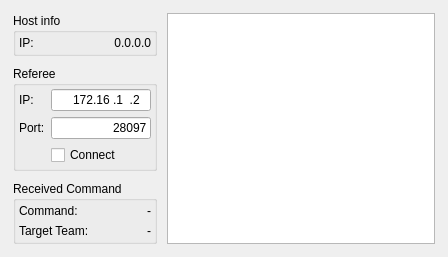
<?xml version="1.0" encoding="UTF-8"?>
<ui version="4.0">
 <class>RefereeBoxClient</class>
 <widget class="QWidget" name="RefereeBoxClient">
  <property name="geometry">
   <rect>
    <x>0</x>
    <y>0</y>
    <width>448</width>
    <height>250</height>
   </rect>
  </property>
  <property name="sizePolicy">
   <sizepolicy hsizetype="Minimum" vsizetype="Preferred">
    <horstretch>0</horstretch>
    <verstretch>0</verstretch>
   </sizepolicy>
  </property>
  <property name="windowTitle">
   <string>RefereeBoxClient</string>
  </property>
  <layout class="QVBoxLayout" name="verticalLayout">
   <property name="spacing">
    <number>6</number>
   </property>
   <property name="leftMargin">
    <number>10</number>
   </property>
   <property name="topMargin">
    <number>10</number>
   </property>
   <property name="rightMargin">
    <number>10</number>
   </property>
   <property name="bottomMargin">
    <number>10</number>
   </property>
   <item>
    <layout class="QHBoxLayout" name="horizontalLayout" stretch="0,1">
     <property name="spacing">
      <number>10</number>
     </property>
     <property name="leftMargin">
      <number>3</number>
     </property>
     <property name="topMargin">
      <number>3</number>
     </property>
     <property name="rightMargin">
      <number>3</number>
     </property>
     <property name="bottomMargin">
      <number>3</number>
     </property>
     <item>
      <layout class="QVBoxLayout" name="verticalLayout_2">
       <item>
        <widget class="QGroupBox" name="groupBox">
         <property name="title">
          <string>Host info</string>
         </property>
         <layout class="QVBoxLayout" name="verticalLayout_3">
          <property name="leftMargin">
           <number>3</number>
          </property>
          <property name="topMargin">
           <number>3</number>
          </property>
          <property name="rightMargin">
           <number>3</number>
          </property>
          <property name="bottomMargin">
           <number>3</number>
          </property>
          <item>
           <layout class="QHBoxLayout" name="horizontalLayout_2">
            <property name="spacing">
             <number>10</number>
            </property>
            <item>
             <widget class="QLabel" name="label">
              <property name="text">
               <string>IP:</string>
              </property>
             </widget>
            </item>
            <item>
             <widget class="QLabel" name="lblOwnIP">
              <property name="text">
               <string>0.0.0.0</string>
              </property>
              <property name="alignment">
               <set>Qt::AlignRight|Qt::AlignTrailing|Qt::AlignVCenter</set>
              </property>
             </widget>
            </item>
           </layout>
          </item>
         </layout>
        </widget>
       </item>
       <item>
        <widget class="QGroupBox" name="groupBox_2">
         <property name="title">
          <string>Referee</string>
         </property>
         <layout class="QVBoxLayout" name="verticalLayout_4">
          <property name="leftMargin">
           <number>3</number>
          </property>
          <property name="topMargin">
           <number>3</number>
          </property>
          <property name="rightMargin">
           <number>3</number>
          </property>
          <property name="bottomMargin">
           <number>3</number>
          </property>
          <item>
           <layout class="QFormLayout" name="formLayout">
            <item row="0" column="0">
             <widget class="QLabel" name="label_2">
              <property name="text">
               <string>IP:</string>
              </property>
             </widget>
            </item>
            <item row="0" column="1">
             <widget class="QLineEdit" name="lnedtIP">
              <property name="sizePolicy">
               <sizepolicy hsizetype="Expanding" vsizetype="Preferred">
                <horstretch>0</horstretch>
                <verstretch>0</verstretch>
               </sizepolicy>
              </property>
              <property name="minimumSize">
               <size>
                <width>100</width>
                <height>0</height>
               </size>
              </property>
              <property name="maximumSize">
               <size>
                <width>100</width>
                <height>30</height>
               </size>
              </property>
              <property name="inputMask">
               <string>000.000.000.000; </string>
              </property>
              <property name="text">
               <string>172.16.1.2</string>
              </property>
              <property name="alignment">
               <set>Qt::AlignRight|Qt::AlignTrailing|Qt::AlignVCenter</set>
              </property>
             </widget>
            </item>
            <item row="1" column="0">
             <widget class="QLabel" name="label_3">
              <property name="text">
               <string>Port:</string>
              </property>
             </widget>
            </item>
            <item row="1" column="1">
             <widget class="QLineEdit" name="lnedtPort">
              <property name="sizePolicy">
               <sizepolicy hsizetype="Expanding" vsizetype="Maximum">
                <horstretch>0</horstretch>
                <verstretch>0</verstretch>
               </sizepolicy>
              </property>
              <property name="minimumSize">
               <size>
                <width>100</width>
                <height>0</height>
               </size>
              </property>
              <property name="maximumSize">
               <size>
                <width>100</width>
                <height>30</height>
               </size>
              </property>
              <property name="text">
               <string>28097</string>
              </property>
              <property name="alignment">
               <set>Qt::AlignRight|Qt::AlignTrailing|Qt::AlignVCenter</set>
              </property>
             </widget>
            </item>
            <item row="2" column="1">
             <widget class="QCheckBox" name="chckConnect">
              <property name="sizePolicy">
               <sizepolicy hsizetype="Maximum" vsizetype="Fixed">
                <horstretch>0</horstretch>
                <verstretch>0</verstretch>
               </sizepolicy>
              </property>
              <property name="minimumSize">
               <size>
                <width>100</width>
                <height>0</height>
               </size>
              </property>
              <property name="text">
               <string>Connect</string>
              </property>
              <property name="tristate">
               <bool>false</bool>
              </property>
             </widget>
            </item>
           </layout>
          </item>
         </layout>
        </widget>
       </item>
       <item>
        <spacer name="verticalSpacer">
         <property name="orientation">
          <enum>Qt::Vertical</enum>
         </property>
         <property name="sizeHint" stdset="0">
          <size>
           <width>20</width>
           <height>40</height>
          </size>
         </property>
        </spacer>
       </item>
       <item>
        <widget class="QGroupBox" name="groupBox_3">
         <property name="title">
          <string>Received Command</string>
         </property>
         <layout class="QFormLayout" name="formLayout_2">
          <property name="leftMargin">
           <number>3</number>
          </property>
          <property name="topMargin">
           <number>3</number>
          </property>
          <property name="rightMargin">
           <number>3</number>
          </property>
          <property name="bottomMargin">
           <number>3</number>
          </property>
          <item row="0" column="0">
           <widget class="QLabel" name="label_4">
            <property name="text">
             <string>Command:</string>
            </property>
           </widget>
          </item>
          <item row="0" column="1">
           <widget class="QLabel" name="lblCommand">
            <property name="text">
             <string>-</string>
            </property>
            <property name="alignment">
             <set>Qt::AlignRight|Qt::AlignTrailing|Qt::AlignVCenter</set>
            </property>
           </widget>
          </item>
          <item row="1" column="0">
           <widget class="QLabel" name="label_5">
            <property name="text">
             <string>Target Team:</string>
            </property>
           </widget>
          </item>
          <item row="1" column="1">
           <widget class="QLabel" name="lblTargetTeam">
            <property name="text">
             <string>-</string>
            </property>
            <property name="alignment">
             <set>Qt::AlignRight|Qt::AlignTrailing|Qt::AlignVCenter</set>
            </property>
           </widget>
          </item>
         </layout>
        </widget>
       </item>
      </layout>
     </item>
     <item>
      <widget class="QTextBrowser" name="txtRecv">
       <property name="sizePolicy">
        <sizepolicy hsizetype="Expanding" vsizetype="Maximum">
         <horstretch>0</horstretch>
         <verstretch>0</verstretch>
        </sizepolicy>
       </property>
       <property name="minimumSize">
        <size>
         <width>0</width>
         <height>100</height>
        </size>
       </property>
       <property name="maximumSize">
        <size>
         <width>100000</width>
         <height>100000</height>
        </size>
       </property>
      </widget>
     </item>
    </layout>
   </item>
  </layout>
 </widget>
 <resources/>
 <connections/>
</ui>
